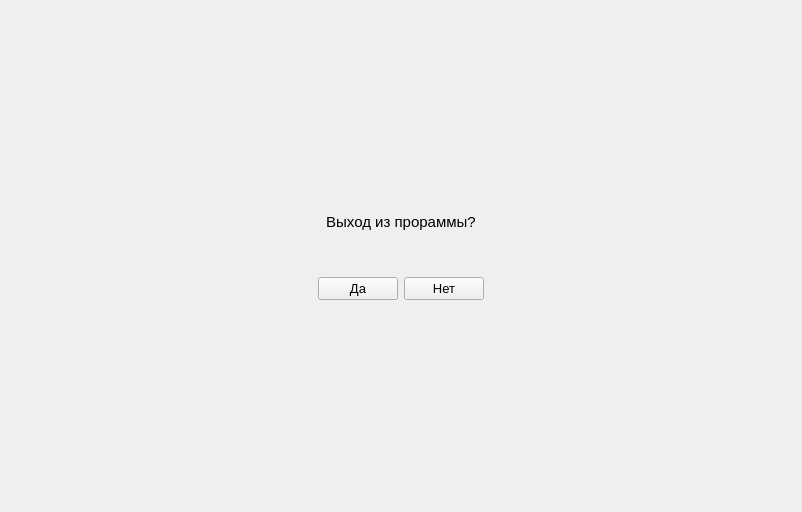
<?xml version="1.0" encoding="UTF-8"?>
<ui version="4.0">
 <class>ExitForma</class>
 <widget class="QWidget" name="ExitForma">
  <property name="geometry">
   <rect>
    <x>0</x>
    <y>0</y>
    <width>802</width>
    <height>512</height>
   </rect>
  </property>
  <property name="windowTitle">
   <string>Form</string>
  </property>
  <layout class="QGridLayout" name="gridLayout_2">
   <item row="1" column="2">
    <spacer name="horizontalSpacer_2">
     <property name="orientation">
      <enum>Qt::Horizontal</enum>
     </property>
     <property name="sizeHint" stdset="0">
      <size>
       <width>40</width>
       <height>20</height>
      </size>
     </property>
    </spacer>
   </item>
   <item row="0" column="1">
    <spacer name="verticalSpacer">
     <property name="orientation">
      <enum>Qt::Vertical</enum>
     </property>
     <property name="sizeHint" stdset="0">
      <size>
       <width>20</width>
       <height>40</height>
      </size>
     </property>
    </spacer>
   </item>
   <item row="1" column="0">
    <spacer name="horizontalSpacer">
     <property name="orientation">
      <enum>Qt::Horizontal</enum>
     </property>
     <property name="sizeHint" stdset="0">
      <size>
       <width>40</width>
       <height>20</height>
      </size>
     </property>
    </spacer>
   </item>
   <item row="1" column="1">
    <layout class="QGridLayout" name="gridLayout">
     <item row="2" column="0">
      <spacer name="verticalSpacer_3">
       <property name="orientation">
        <enum>Qt::Vertical</enum>
       </property>
       <property name="sizeType">
        <enum>QSizePolicy::Maximum</enum>
       </property>
       <property name="sizeHint" stdset="0">
        <size>
         <width>20</width>
         <height>40</height>
        </size>
       </property>
      </spacer>
     </item>
     <item row="3" column="0">
      <widget class="QPushButton" name="pushButtonYes">
       <property name="font">
        <font>
         <pointsize>10</pointsize>
        </font>
       </property>
       <property name="text">
        <string>Да</string>
       </property>
      </widget>
     </item>
     <item row="3" column="1">
      <widget class="QPushButton" name="pushButtonNo">
       <property name="font">
        <font>
         <pointsize>10</pointsize>
        </font>
       </property>
       <property name="text">
        <string>Нет</string>
       </property>
      </widget>
     </item>
     <item row="1" column="0" colspan="2">
      <widget class="QLabel" name="labelExit">
       <property name="font">
        <font>
         <pointsize>11</pointsize>
        </font>
       </property>
       <property name="text">
        <string>&lt;html&gt;&lt;head/&gt;&lt;body&gt;&lt;p&gt;Выход из прораммы?&lt;/p&gt;&lt;/body&gt;&lt;/html&gt;</string>
       </property>
       <property name="alignment">
        <set>Qt::AlignCenter</set>
       </property>
      </widget>
     </item>
    </layout>
   </item>
   <item row="2" column="1">
    <spacer name="verticalSpacer_2">
     <property name="orientation">
      <enum>Qt::Vertical</enum>
     </property>
     <property name="sizeHint" stdset="0">
      <size>
       <width>20</width>
       <height>40</height>
      </size>
     </property>
    </spacer>
   </item>
  </layout>
 </widget>
 <resources/>
 <connections/>
</ui>
